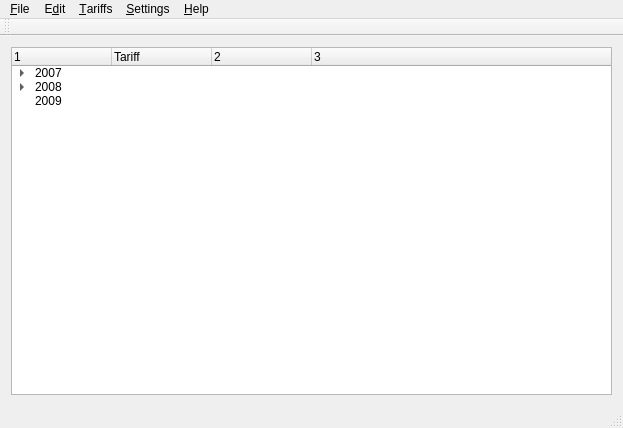
<?xml version="1.0" encoding="UTF-8"?>
<ui version="4.0">
 <class>MainWindow</class>
 <widget class="QMainWindow" name="MainWindow">
  <property name="geometry">
   <rect>
    <x>0</x>
    <y>0</y>
    <width>623</width>
    <height>428</height>
   </rect>
  </property>
  <property name="windowTitle">
   <string>MainWindow</string>
  </property>
  <widget class="QWidget" name="centralWidget">
   <layout class="QGridLayout" name="gridLayout">
    <item row="0" column="0">
     <widget class="QTreeWidget" name="treeWidget">
      <column>
       <property name="text">
        <string>1</string>
       </property>
      </column>
      <column>
       <property name="text">
        <string>Tariff</string>
       </property>
      </column>
      <column>
       <property name="text">
        <string>2</string>
       </property>
      </column>
      <column>
       <property name="text">
        <string>3</string>
       </property>
      </column>
      <item>
       <property name="text">
        <string>2007</string>
       </property>
       <property name="text">
        <string/>
       </property>
       <property name="text">
        <string/>
       </property>
       <property name="text">
        <string/>
       </property>
       <item>
        <property name="text">
         <string>1</string>
        </property>
        <property name="text">
         <string>T1</string>
        </property>
        <property name="text">
         <string/>
        </property>
        <property name="text">
         <string/>
        </property>
       </item>
       <item>
        <property name="text">
         <string>2</string>
        </property>
        <property name="text">
         <string/>
        </property>
        <property name="text">
         <string/>
        </property>
        <property name="text">
         <string/>
        </property>
       </item>
       <item>
        <property name="text">
         <string>3</string>
        </property>
        <property name="text">
         <string/>
        </property>
        <property name="text">
         <string/>
        </property>
        <property name="text">
         <string/>
        </property>
       </item>
      </item>
      <item>
       <property name="text">
        <string>2008</string>
       </property>
       <property name="text">
        <string/>
       </property>
       <property name="text">
        <string/>
       </property>
       <property name="text">
        <string/>
       </property>
       <item>
        <property name="text">
         <string>1</string>
        </property>
        <property name="text">
         <string/>
        </property>
        <property name="text">
         <string/>
        </property>
        <property name="text">
         <string/>
        </property>
       </item>
       <item>
        <property name="text">
         <string>2</string>
        </property>
        <property name="text">
         <string/>
        </property>
        <property name="text">
         <string/>
        </property>
        <property name="text">
         <string/>
        </property>
       </item>
       <item>
        <property name="text">
         <string>3</string>
        </property>
        <property name="text">
         <string/>
        </property>
        <property name="text">
         <string/>
        </property>
        <property name="text">
         <string/>
        </property>
       </item>
      </item>
      <item>
       <property name="text">
        <string>2009</string>
       </property>
       <property name="text">
        <string/>
       </property>
       <property name="text">
        <string/>
       </property>
       <property name="text">
        <string/>
       </property>
      </item>
     </widget>
    </item>
   </layout>
  </widget>
  <widget class="QMenuBar" name="menuBar">
   <property name="geometry">
    <rect>
     <x>0</x>
     <y>0</y>
     <width>623</width>
     <height>30</height>
    </rect>
   </property>
   <widget class="QMenu" name="menuFile">
    <property name="title">
     <string>&amp;File</string>
    </property>
    <addaction name="actionExport_XML"/>
    <addaction name="actionImport_XML"/>
    <addaction name="separator"/>
    <addaction name="exitAction"/>
   </widget>
   <widget class="QMenu" name="menuEdit">
    <property name="title">
     <string>E&amp;dit</string>
    </property>
   </widget>
   <widget class="QMenu" name="menuSettings">
    <property name="title">
     <string>&amp;Settings</string>
    </property>
    <widget class="QMenu" name="menuProgram">
     <property name="title">
      <string>P&amp;rogram</string>
     </property>
     <addaction name="actionRealTime_Update_electocity_meter_data"/>
    </widget>
    <addaction name="actionPort"/>
    <addaction name="actionMeter"/>
    <addaction name="actionData_Base"/>
    <addaction name="menuProgram"/>
   </widget>
   <widget class="QMenu" name="menuHelp">
    <property name="title">
     <string>&amp;Help</string>
    </property>
   </widget>
   <widget class="QMenu" name="menuTariffs">
    <property name="title">
     <string>&amp;Tariffs</string>
    </property>
    <addaction name="actionT1"/>
    <addaction name="actionT2"/>
    <addaction name="actionT3"/>
    <addaction name="actionT4"/>
   </widget>
   <addaction name="menuFile"/>
   <addaction name="menuEdit"/>
   <addaction name="menuTariffs"/>
   <addaction name="menuSettings"/>
   <addaction name="menuHelp"/>
  </widget>
  <widget class="QToolBar" name="mainToolBar">
   <attribute name="toolBarArea">
    <enum>TopToolBarArea</enum>
   </attribute>
   <attribute name="toolBarBreak">
    <bool>false</bool>
   </attribute>
  </widget>
  <widget class="QStatusBar" name="statusBar"/>
  <action name="exitAction">
   <property name="text">
    <string>E&amp;xit</string>
   </property>
  </action>
  <action name="actionPort">
   <property name="text">
    <string>&amp;Port</string>
   </property>
  </action>
  <action name="actionData_Base">
   <property name="text">
    <string>&amp;Data Base</string>
   </property>
  </action>
  <action name="actionMeter">
   <property name="text">
    <string>&amp;Meter</string>
   </property>
  </action>
  <action name="actionExport_XML">
   <property name="text">
    <string>&amp;Export XML</string>
   </property>
  </action>
  <action name="actionImport_XML">
   <property name="text">
    <string>&amp;Import XML</string>
   </property>
  </action>
  <action name="actionRealTime_Update_electocity_meter_data">
   <property name="checkable">
    <bool>true</bool>
   </property>
   <property name="text">
    <string>&amp;RealTime Update Electricity Meter Data</string>
   </property>
  </action>
  <action name="actionT1">
   <property name="checkable">
    <bool>true</bool>
   </property>
   <property name="checked">
    <bool>true</bool>
   </property>
   <property name="text">
    <string>&amp;T1</string>
   </property>
  </action>
  <action name="actionT2">
   <property name="checkable">
    <bool>true</bool>
   </property>
   <property name="text">
    <string>T&amp;2</string>
   </property>
  </action>
  <action name="actionT3">
   <property name="checkable">
    <bool>true</bool>
   </property>
   <property name="text">
    <string>T&amp;3</string>
   </property>
  </action>
  <action name="actionT4">
   <property name="checkable">
    <bool>true</bool>
   </property>
   <property name="text">
    <string>T&amp;4</string>
   </property>
  </action>
 </widget>
 <layoutdefault spacing="6" margin="11"/>
 <resources/>
 <connections>
  <connection>
   <sender>exitAction</sender>
   <signal>triggered()</signal>
   <receiver>MainWindow</receiver>
   <slot>close()</slot>
   <hints>
    <hint type="sourcelabel">
     <x>-1</x>
     <y>-1</y>
    </hint>
    <hint type="destinationlabel">
     <x>364</x>
     <y>259</y>
    </hint>
   </hints>
  </connection>
 </connections>
</ui>
